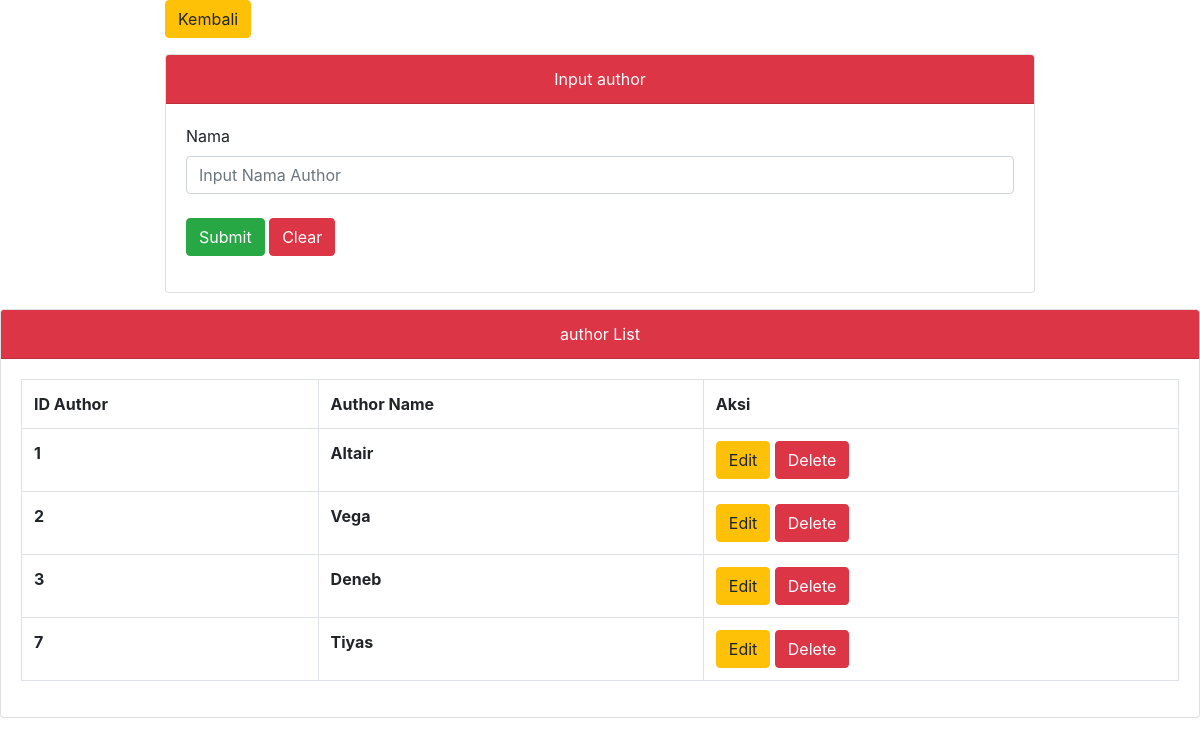
Screenshot of /author.php with the database file from the repository.
### tables this page shows
CREATE TABLE `author` (
  `id_a` int(11) NOT NULL,
  `name_a` varchar(50) NOT NULL
);

### author.php (the view, shortened to what this page needs)
<?php
$server = 'localhost';
$user = 'root';
$pass = '';
$db = 'coursedb';
$koneksi = mysqli_connect($server, $user, $pass, $db)or die(mysqli_error($koneksi));
?>
<!DOCTYPE html>
<html lang="en">
<head>
    <link rel="stylesheet" href="https://maxcdn.bootstrapcdn.com/bootstrap/4.0.0/css/bootstrap.min.css">
</head>
<body style="background-color: white;">
<div class="container" style="width : 900px;">
<a href="index.php" class="btn btn-warning">Kembali</a>
<div class="card text-center mt-3">
  		<div class="card-header bg-danger text-white">
    		Input author
  		</div>
  		<div class="card-body text-justify">
   		    <form method="post" action="">
                <div class="form-group">
                    <label>Nama</label>
                    <input type="text" name="name_a" value="<?=@$vname_a?>" class="form-control" placeholder="Input Nama Author" required="">
                    <br>
                    <button type="submit" class="btn btn-success" name="submit_u">Submit</button>
                    <button type="reset" class="btn btn-danger" name="reset_u">Clear</button>
                </div>
            </form>
   	    </div>
    </div>
    </div>
    <div class="card text-center mt-3">
  <div class="card-header bg-danger text-white">
    author List
  </div>
  <div class="card-body text-justify">
   <table class = "table table-bordered">
   	<tr>
   		<th>ID Author</th>
        <th>Author Name</th>
        <th>Aksi</th>
   	</tr>
   	<?php
   		$tampil = mysqli_query($koneksi, "SELECT * from author");
   		while ($data = mysqli_fetch_array($tampil)) :
   	 ?>
   	<tr>
   		<th><?=$data['id_a']?></th>
        <th><?=$data['name_a']?></th>
   		<td>
   			<a onclick="return confirm('Anda Yakin?');" href="author.php?hal=edit&id=<?=$data['id_a']?>" class="btn btn-warning">Edit</a>
   			<a onclick="return confirm('Anda Yakin?');" href="author.php?hal=hapus&id=<?=$data['id_a']?>" class="btn btn-danger">Delete</a>
   		</td>
   	</tr>
   <?php endwhile ?>
   </table>
   	</div>
  </div>
<br><br>
</body>
</html>

### rows the page displays
author: id_a "1", name_a "Altair"
author: id_a "2", name_a "Vega"
author: id_a "3", name_a "Deneb"
author: id_a "7", name_a "Tiyas"
